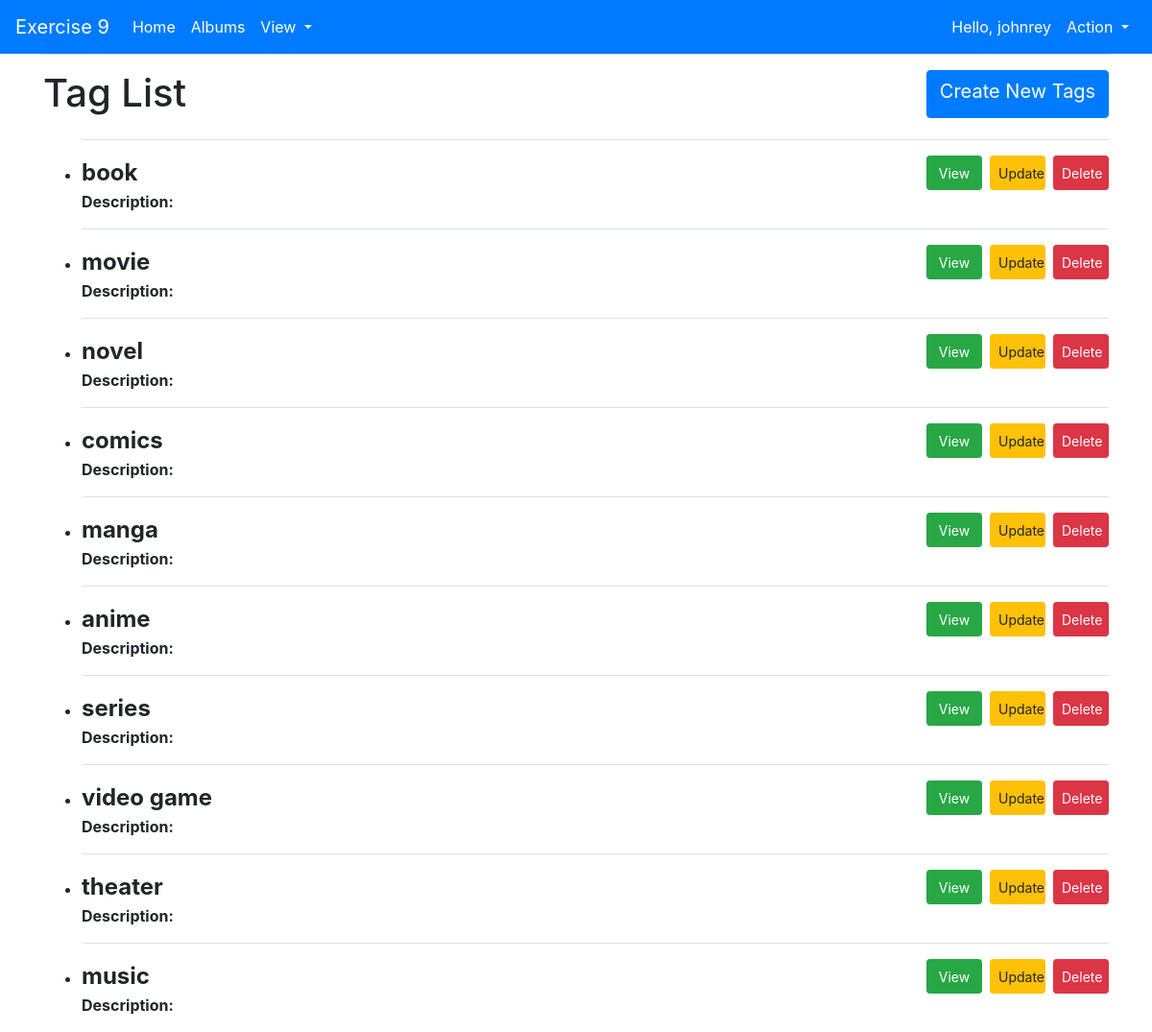
The page /api/albums/tags/ (signed in) on the database its author committed.
### myapp/models.py (models this page shows, shortened)
class Tag(models.Model):
    name = models.CharField(max_length=100)

### myapp/views.py (the view)
# urls.py: path('albums/tags/',  login_required(TagListView.as_view(), login_url='/api/login/'), name='tag-list'),
class TagListView(generics.ListCreateAPIView):
    queryset = Tag.objects.all()
    serializer_class = TagSerializer
    pagination_class = PageNumberPagination
    def list(self, request, *args, **kwargs):
            queryset = self.get_queryset()
            serializer = self.get_serializer(queryset, many=True)
            return render(request, 'tags.html', {'tags': serializer.data})

### myapp/templates/tags.html
{% extends "base.html" %}
{% block content %}
  <div class="d-flex justify-content-between border-top pt-3">
    <h1>Tag List</h1>
    <div>
      <a href="#" class="btn btn-primary btn-block btn-md" style="height: 50px; width: 190px; font-size: 20px;">Create New Tags</a>
    </div>
  </div>
  <ul>
    {% for tag in tags %}
      <li class="mt-3">
        <div class="d-flex justify-content-between border-top pt-3">
          <strong><span style="font-size: 24px;">{{ tag.name }}</span></strong>
          <div class="d-flex">
            <button type="button" class="btn btn-success btn-sm mr-2" style="width: 58px">View</button>
            <button type="button" class="btn btn-warning btn-sm mr-2" style="width: 58px">Update</button>
            <button type="button" class="btn btn-danger btn-sm" style="width: 58px">Delete</button>
          </div>
        </div>
        <strong>Description:</strong> {{ tags.description }}<br>
      </li>
    {% endfor %}
  </ul>
{% endblock %}

### myapp/templates/base.html (shortened to what this page needs)
<!DOCTYPE html>
<html lang="en">
    <head>
        <link rel="stylesheet" href="https://cdn.jsdelivr.net/npm/bootstrap@4.3.1/dist/css/bootstrap.min.css">
        <link rel="stylesheet" href="https://cdnjs.cloudflare.com/ajax/libs/font-awesome/6.4.2/css/all.min.css" />
    </head>
    <body>
        <nav class="navbar navbar-expand-lg navbar-dark bg-primary">
            <a class="navbar-brand" href="#">Exercise 9</a>
            <div class="collapse navbar-collapse" id="navbarNavDropdown">
                <ul class="navbar-nav">
                    <li class="nav-item active">
                        <a class="nav-link" href="{% url 'home' %}">Home <span class="sr-only">(current)</span></a>
                    </li>
                    <li class="nav-item active">
                        <a class="nav-link" href="{% url 'article-list' %}">Albums</a>
                    </li>
                    <li class="nav-item active dropdown">
                        <a class="nav-link dropdown-toggle" id="navbarDropdownMenuLink" data-toggle="dropdown" aria-haspopup="true" aria-expanded="false">
                            View
                        </a>
                    </li>
                </ul>
                <div class="ml-auto d-flex">
                    <ul class="navbar-nav">
                        <li class="nav-item active">
                            <a class="nav-link" style="color: white;">Hello, {{request.user}}</span></a>
                        </li>
                        <li class="nav-item active dropdown">
                            <a class="nav-link dropdown-toggle" id="navbarDropdownMenuLink" data-toggle="dropdown" aria-haspopup="true" aria-expanded="false">
                                Action
                            </a>
                        </li>
                    </ul>
                </div>
            </div>
        </nav>
        <div class="container">{%block content%} {%endblock%}</div>
</body>

### rows shown on the page
Tag: name "book"
Tag: name "movie"
Tag: name "novel"
Tag: name "comics"
Tag: name "manga"
Tag: name "anime"
Tag: name "series"
Tag: name "video game"
Tag: name "theater"
Tag: name "music"

### other values the page prints
{{ request.user }} "johnrey"
